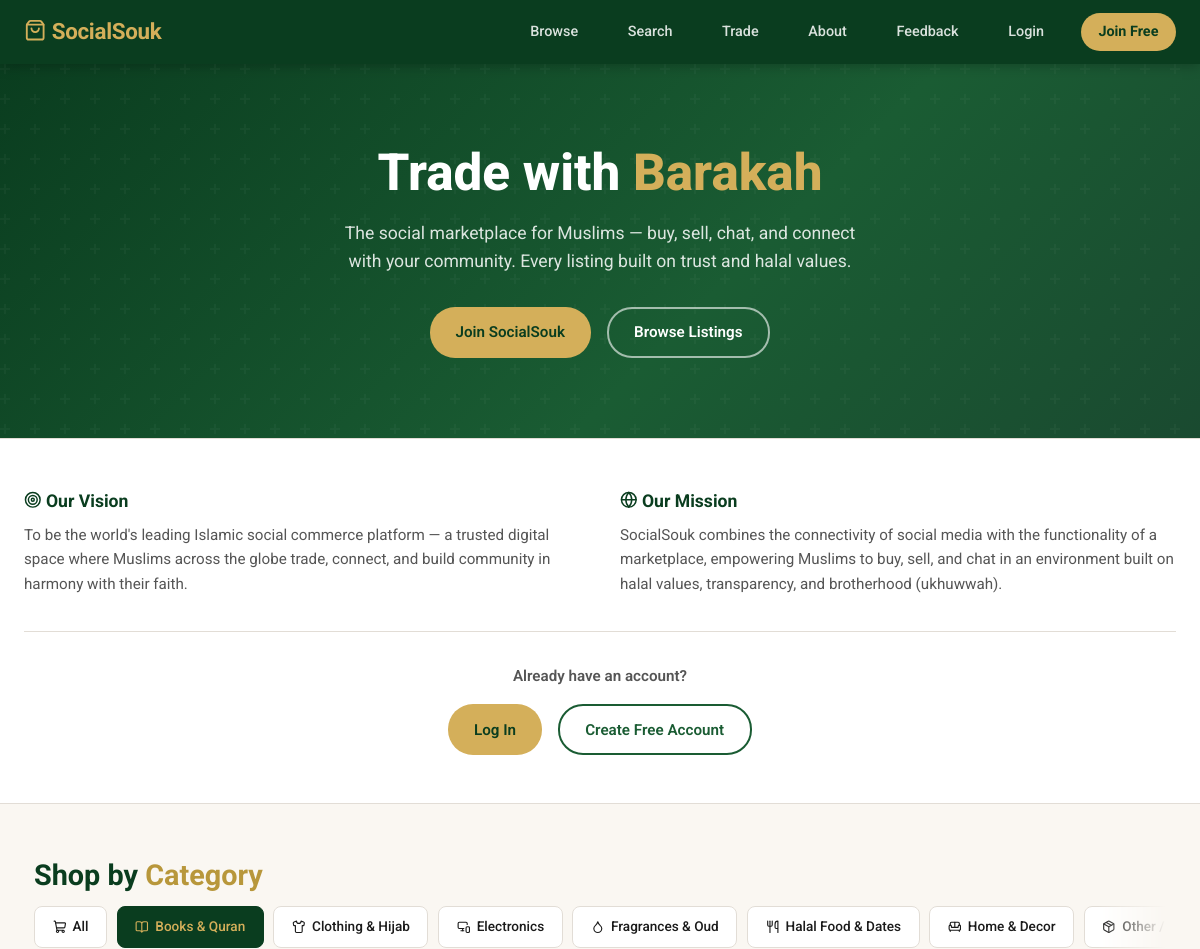
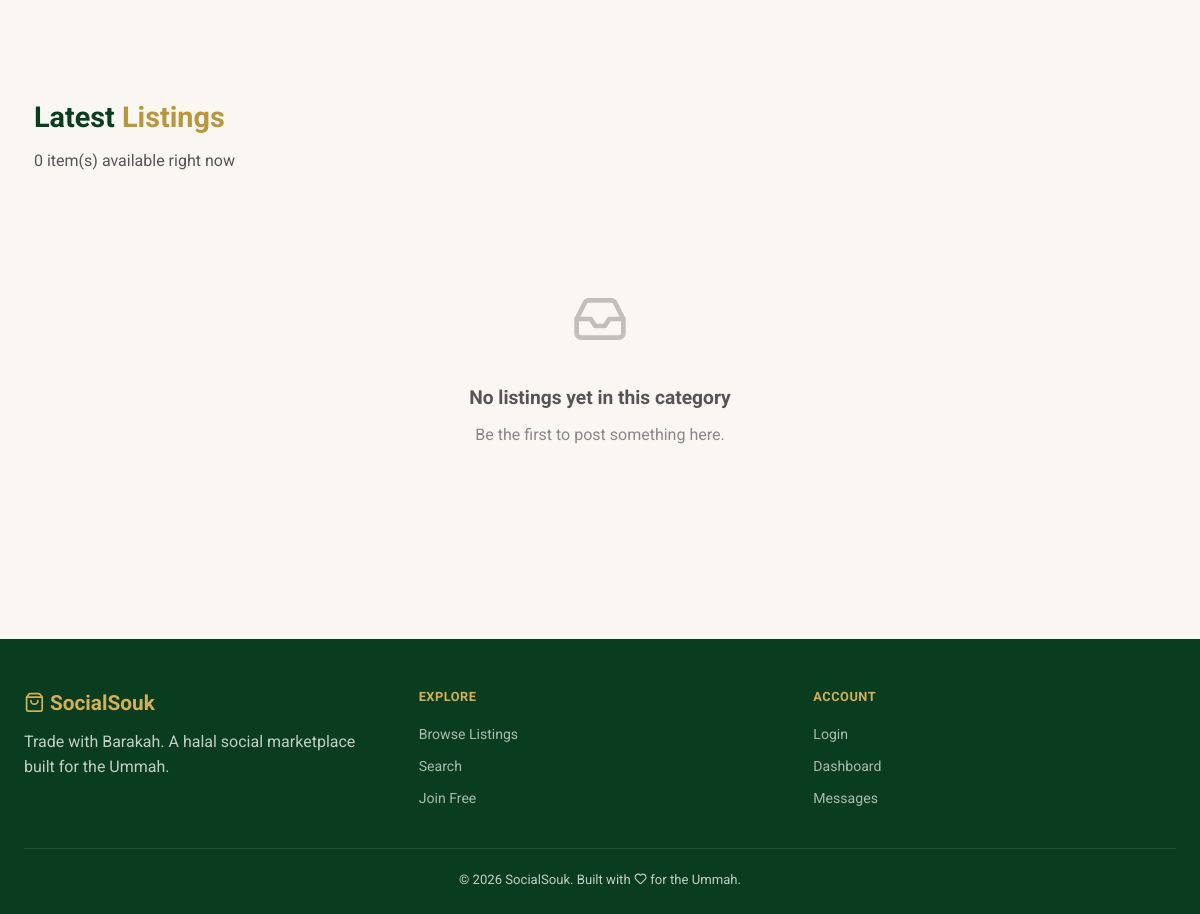
Screenshot of /?cat=books with the database file from the repository (2 pictures, top to bottom).
### tables this page shows
CREATE TABLE IF NOT EXISTS categories (
    id    INT UNSIGNED AUTO_INCREMENT PRIMARY KEY,
    name  VARCHAR(100) NOT NULL,
    slug  VARCHAR(100) NOT NULL UNIQUE,
    icon  VARCHAR(30)
);

### index.php (the view, shortened to what this page needs)
<?php
require_once __DIR__ . '/db.php';
$user = auth();
$catSlug = $_GET['cat'] ?? '';
$categories = $pdo->query('SELECT * FROM categories ORDER BY name')->fetchAll();
$sql = "SELECT l.*, u.name AS seller_name, c.name AS cat_name, c.icon AS cat_icon
        FROM listings l
        JOIN users u ON u.id = l.user_id
        LEFT JOIN categories c ON c.id = l.category_id
        WHERE l.is_active = 1";
$params = [];
if ($catSlug !== '') {
    $sql .= ' AND c.slug = ?';
    $params[] = $catSlug;
}
$sql .= ' ORDER BY l.created_at DESC LIMIT 24';
$stmt = $pdo->prepare($sql);
$stmt->execute($params);
$listings = $stmt->fetchAll();
?>
<!DOCTYPE html>
<html lang="en">
<head>
<link rel="stylesheet" href="style.css">
</head>
<body>
<nav class="navbar">
    <a class="nav-brand" href="index.php"><i data-lucide="shopping-bag" class="lucide-icon"></i> <?= e(SITE_NAME) ?></a>
    <div class="nav-links">
        <a href="index.php">Browse</a>
        <a href="search.php">Search</a>
        <a href="trade.php">Trade</a>
        <?php if ($user): ?><a href="profile.php?id=<?= (int) $user['id'] ?>" class="nav-user"><i data-lucide="user" class="lucide-icon"></i> <?= e($user['name']) ?></a>
            <a href="create-listing.php">+ Sell Item</a>
            <a href="chat.php">Messages</a>
            <a href="dashboard.php">Dashboard</a>
            <?php if (!empty($user['is_admin'])): ?><a href="admin.php">Admin</a><?php endif; ?>
            <a href="about.php">About</a>
            <a href="feedback.php">Feedback</a>
            <a href="logout.php" class="nav-btn">Logout</a>
        <?php else: ?>
            <a href="about.php">About</a>
            <a href="feedback.php">Feedback</a>
            <a href="login.php">Login</a>
            <a href="register.php" class="nav-btn">Join Free</a>
        <?php endif; ?>
    </div>
</nav>
<header class="hero">
    <div class="hero-content">
        <h1>Trade with <span>Barakah</span></h1>
        <p>The social marketplace for Muslims — buy, sell, chat, and connect with your community. Every listing built on trust and halal values.</p>
        <div class="hero-actions">
            <?php if ($user): ?>
                <a href="create-listing.php" class="btn btn-primary">+ Post a Listing</a>
            <?php else: ?>
                <a href="register.php" class="btn btn-primary">Join SocialSouk</a>
            <?php endif; ?>
            <a href="#listings" class="btn btn-secondary">Browse Listings</a>
        </div>
    </div>
</header>
<?php if (!$user): ?>
<section class="mission-band">
    <div class="mission-grid">
        <div>
            <h3><i data-lucide="target" class="lucide-icon"></i> Our Vision</h3>
            <p>To be the world's leading Islamic social commerce platform — a trusted digital space where Muslims across the globe trade, connect, and build community in harmony with their faith.</p>
        </div>
        <div>
            <h3><i data-lucide="globe" class="lucide-icon"></i> Our Mission</h3>
            <p>SocialSouk combines the connectivity of social media with the functionality of a marketplace, empowering Muslims to buy, sell, and chat in an environment built on halal values, transparency, and brotherhood (ukhuwwah).</p>
        </div>
    </div>
    <div class="mission-cta">
        <p>Already have an account?</p>
        <div class="hero-actions" style="justify-content:center">
            <a href="login.php" class="btn btn-primary">Log In</a>
            <a href="register.php" class="btn btn-outline">Create Free Account</a>
        </div>
    </div>
</section>
<?php endif; ?>
<div class="container" id="listings" style="padding-top:3rem">
    <h2 class="section-title">Shop by <span>Category</span></h2>
    <div class="chip-row">
        <a href="index.php" class="cat-chip <?= $catSlug === '' ? 'active' : '' ?>"><i data-lucide="shopping-cart" class="lucide-icon"></i> All</a>
        <?php foreach ($categories as $c): ?>
            <a href="?cat=<?= e($c['slug']) ?>" class="cat-chip <?= $catSlug === $c['slug'] ? 'active' : '' ?>">
                <?= catIcon($c['icon']) ?> <?= e($c['name']) ?>
            </a>
        <?php endforeach; ?>
    </div>
</div>
<div class="container section">
    <h2 class="section-title">Latest <span>Listings</span></h2>
    <p class="section-sub"><?= count($listings) ?> item(s) available right now</p>
    <?php if (!$listings): ?>
        <div class="empty-state">
            <div class="icon"><i data-lucide="inbox" class="lucide-icon"></i></div>
            <h3>No listings yet in this category</h3>
            <p>Be the first to post something here.</p>
        </div>
    <?php endif; ?>
</div>
<footer>
    <div class="footer-grid">
        <div>
            <div class="footer-brand"><i data-lucide="shopping-bag" class="lucide-icon"></i> <?= e(SITE_NAME) ?></div>
            <p>Trade with Barakah. A halal social marketplace built for the Ummah.</p>
        </div>
        <div>
            <div class="footer-heading">Explore</div>
            <ul class="footer-links">
                <li><a href="index.php">Browse Listings</a></li>
                <li><a href="search.php">Search</a></li>
                <li><a href="register.php">Join Free</a></li>
            </ul>
        </div>
        <div>
            <div class="footer-heading">Account</div>
            <ul class="footer-links">
                <li><a href="login.php">Login</a></li>
                <li><a href="dashboard.php">Dashboard</a></li>
                <li><a href="chat.php">Messages</a></li>
            </ul>
        </div>
    </div>
    <div class="footer-bottom">&copy; <?= date('Y') ?> <?= e(SITE_NAME) ?>. Built with <i data-lucide="heart" class="lucide-icon"></i> for the Ummah.</div>
</footer>
</body>
</html>

### db.php (shortened to what this page needs)
<?php
function e(string $s): string {
    return htmlspecialchars($s, ENT_QUOTES, 'UTF-8');
}
function auth(): ?array {
    if (!isset($_SESSION['user'])) {
        return null;
    }
    return $_SESSION['user'];
}
function catIcon(?string $iconName): string {
    return '<i data-lucide="' . e($iconName ?: 'package') . '" class="lucide-icon"></i>';
}

### rows the page displays
categories: name "Books & Quran"
categories: name "Clothing & Hijab"
categories: name "Electronics"
categories: name "Fragrances & Oud"
categories: name "Halal Food & Dates"
categories: name "Home & Decor"
categories: name "Other /…"

### other values shown
SITE_NAME "SocialSouk"
count($listings) "0"
